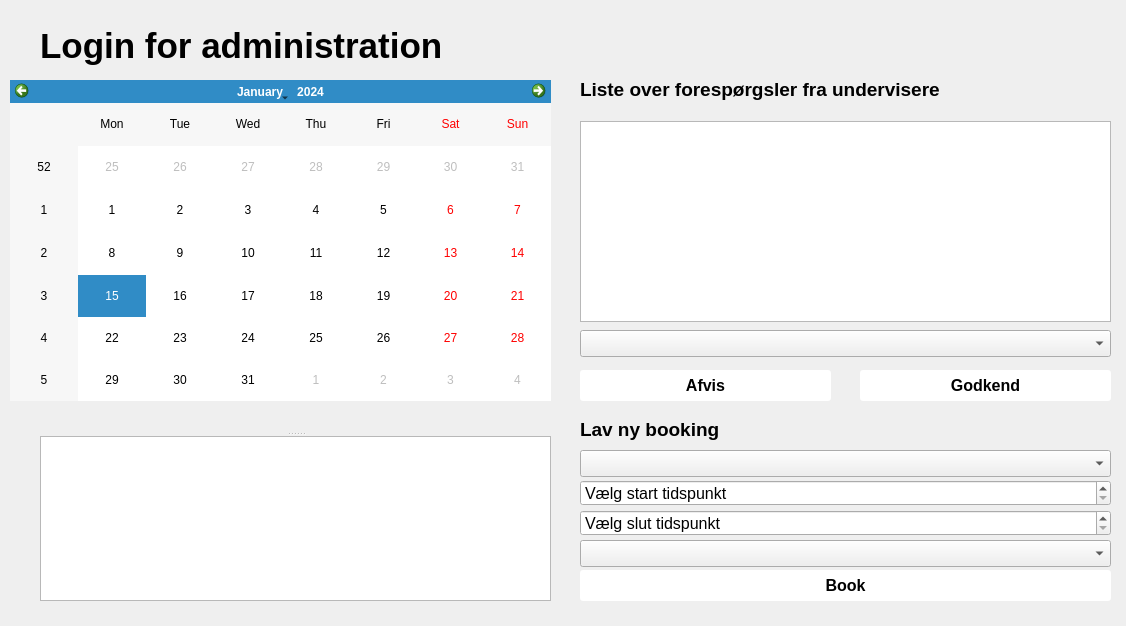
<?xml version="1.0" encoding="UTF-8"?>
<ui version="4.0">
 <class>Form</class>
 <widget class="QWidget" name="Form">
  <property name="geometry">
   <rect>
    <x>0</x>
    <y>0</y>
    <width>1126</width>
    <height>626</height>
   </rect>
  </property>
  <property name="windowTitle">
   <string>Form</string>
  </property>
  <widget class="QTimeEdit" name="tidstart">
   <property name="geometry">
    <rect>
     <x>580</x>
     <y>480</y>
     <width>531</width>
     <height>26</height>
    </rect>
   </property>
   <property name="font">
    <font>
     <pointsize>12</pointsize>
    </font>
   </property>
   <property name="specialValueText">
    <string>Vælg start tidspunkt</string>
   </property>
  </widget>
  <widget class="QSplitter" name="splitter">
   <property name="geometry">
    <rect>
     <x>40</x>
     <y>410</y>
     <width>511</width>
     <height>191</height>
    </rect>
   </property>
   <property name="orientation">
    <enum>Qt::Vertical</enum>
   </property>
   <widget class="QLabel" name="datoValg">
    <property name="font">
     <font>
      <pointsize>14</pointsize>
      <bold>true</bold>
     </font>
    </property>
    <property name="text">
     <string/>
    </property>
   </widget>
   <widget class="QListWidget" name="listSkema">
    <property name="font">
     <font>
      <pointsize>11</pointsize>
     </font>
    </property>
   </widget>
  </widget>
  <widget class="QPushButton" name="godkendBooking">
   <property name="geometry">
    <rect>
     <x>860</x>
     <y>370</y>
     <width>251</width>
     <height>31</height>
    </rect>
   </property>
   <property name="font">
    <font>
     <pointsize>12</pointsize>
     <bold>true</bold>
    </font>
   </property>
   <property name="mouseTracking">
    <bool>true</bool>
   </property>
   <property name="styleSheet">
    <string notr="true">QPushButton {
background-color: rgb(255, 255, 255);
border-radius:3px;
}

QPushButton:hover {
background-color: rgb(250, 250, 250);
}</string>
   </property>
   <property name="text">
    <string>Godkend</string>
   </property>
  </widget>
  <widget class="QTimeEdit" name="tidslut">
   <property name="geometry">
    <rect>
     <x>580</x>
     <y>510</y>
     <width>531</width>
     <height>26</height>
    </rect>
   </property>
   <property name="font">
    <font>
     <pointsize>12</pointsize>
    </font>
   </property>
   <property name="specialValueText">
    <string>Vælg slut tidspunkt</string>
   </property>
  </widget>
  <widget class="QComboBox" name="kursusDropdown">
   <property name="geometry">
    <rect>
     <x>580</x>
     <y>540</y>
     <width>531</width>
     <height>27</height>
    </rect>
   </property>
   <property name="font">
    <font>
     <pointsize>12</pointsize>
    </font>
   </property>
   <property name="autoFillBackground">
    <bool>false</bool>
   </property>
   <property name="styleSheet">
    <string notr="true"/>
   </property>
   <property name="currentText">
    <string/>
   </property>
   <property name="placeholderText">
    <string>Vælg kursus</string>
   </property>
   <item>
    <property name="text">
     <string>Systemudvikling - Theo exercise</string>
    </property>
   </item>
   <item>
    <property name="text">
     <string>Systemudvikling - Lecture</string>
    </property>
   </item>
   <item>
    <property name="text">
     <string>Sygedomslære - Forelæsning</string>
    </property>
   </item>
   <item>
    <property name="text">
     <string>Sygedomslære - SAU</string>
    </property>
   </item>
   <item>
    <property name="text">
     <string>Sygedomslære - Café</string>
    </property>
   </item>
  </widget>
  <widget class="QComboBox" name="lokaleDropdown">
   <property name="geometry">
    <rect>
     <x>580</x>
     <y>330</y>
     <width>531</width>
     <height>27</height>
    </rect>
   </property>
   <property name="font">
    <font>
     <pointsize>12</pointsize>
    </font>
   </property>
   <property name="autoFillBackground">
    <bool>false</bool>
   </property>
   <property name="styleSheet">
    <string notr="true"/>
   </property>
   <property name="currentText">
    <string/>
   </property>
   <property name="placeholderText">
    <string>Vælg lokale</string>
   </property>
   <item>
    <property name="text">
     <string>Und.lokale - A102, HCØ</string>
    </property>
   </item>
   <item>
    <property name="text">
     <string>Und.lokale - A105, HCØ</string>
    </property>
   </item>
   <item>
    <property name="text">
     <string>Aud. - Lille UP1, DIKU</string>
    </property>
   </item>
   <item>
    <property name="text">
     <string>Aud. - Niels K. Jerne, Panum</string>
    </property>
   </item>
   <item>
    <property name="text">
     <string>Und.lokale - 13.1.83, Panum</string>
    </property>
   </item>
  </widget>
  <widget class="QCalendarWidget" name="kalenderSekretar">
   <property name="geometry">
    <rect>
     <x>10</x>
     <y>80</y>
     <width>541</width>
     <height>321</height>
    </rect>
   </property>
  </widget>
  <widget class="QLabel" name="datovalg_2">
   <property name="geometry">
    <rect>
     <x>40</x>
     <y>20</y>
     <width>701</width>
     <height>51</height>
    </rect>
   </property>
   <property name="font">
    <font>
     <pointsize>26</pointsize>
     <bold>true</bold>
    </font>
   </property>
   <property name="text">
    <string>Login for administration</string>
   </property>
  </widget>
  <widget class="QPushButton" name="bookLokale">
   <property name="geometry">
    <rect>
     <x>580</x>
     <y>570</y>
     <width>531</width>
     <height>31</height>
    </rect>
   </property>
   <property name="font">
    <font>
     <pointsize>12</pointsize>
     <bold>true</bold>
    </font>
   </property>
   <property name="mouseTracking">
    <bool>true</bool>
   </property>
   <property name="styleSheet">
    <string notr="true">QPushButton {
background-color: rgb(255, 255, 255);
border-radius:3px;
}

QPushButton:hover {
background-color: rgb(250, 250, 250);
}</string>
   </property>
   <property name="text">
    <string>Book</string>
   </property>
  </widget>
  <widget class="QLabel" name="datoValgS_2">
   <property name="geometry">
    <rect>
     <x>580</x>
     <y>64</y>
     <width>451</width>
     <height>51</height>
    </rect>
   </property>
   <property name="font">
    <font>
     <pointsize>14</pointsize>
     <bold>true</bold>
    </font>
   </property>
   <property name="text">
    <string>Liste over forespørgsler fra undervisere</string>
   </property>
  </widget>
  <widget class="QListWidget" name="listRequest">
   <property name="geometry">
    <rect>
     <x>580</x>
     <y>121</y>
     <width>531</width>
     <height>201</height>
    </rect>
   </property>
   <property name="font">
    <font>
     <pointsize>11</pointsize>
    </font>
   </property>
  </widget>
  <widget class="QPushButton" name="afvisBooking">
   <property name="geometry">
    <rect>
     <x>580</x>
     <y>370</y>
     <width>251</width>
     <height>31</height>
    </rect>
   </property>
   <property name="font">
    <font>
     <pointsize>12</pointsize>
     <bold>true</bold>
    </font>
   </property>
   <property name="mouseTracking">
    <bool>true</bool>
   </property>
   <property name="styleSheet">
    <string notr="true">QPushButton {
background-color: rgb(255, 255, 255);
border-radius:3px;
}

QPushButton:hover {
background-color: rgb(250, 250, 250);
}</string>
   </property>
   <property name="text">
    <string>Afvis</string>
   </property>
  </widget>
  <widget class="QComboBox" name="lokaleDropdownNyBooking">
   <property name="geometry">
    <rect>
     <x>580</x>
     <y>450</y>
     <width>531</width>
     <height>27</height>
    </rect>
   </property>
   <property name="font">
    <font>
     <pointsize>12</pointsize>
    </font>
   </property>
   <property name="autoFillBackground">
    <bool>false</bool>
   </property>
   <property name="styleSheet">
    <string notr="true"/>
   </property>
   <property name="currentText">
    <string/>
   </property>
   <property name="placeholderText">
    <string>Vælg lokale</string>
   </property>
   <item>
    <property name="text">
     <string>Und.lokale - A102, HCØ</string>
    </property>
   </item>
   <item>
    <property name="text">
     <string>Und.lokale - A105, HCØ</string>
    </property>
   </item>
   <item>
    <property name="text">
     <string>Aud. - Lille UP1, DIKU</string>
    </property>
   </item>
   <item>
    <property name="text">
     <string>Aud. - Niels K. Jerne, Panum</string>
    </property>
   </item>
   <item>
    <property name="text">
     <string>Und.lokale - 13.1.83, Panum</string>
    </property>
   </item>
  </widget>
  <widget class="QLabel" name="datoValgS_3">
   <property name="geometry">
    <rect>
     <x>580</x>
     <y>410</y>
     <width>511</width>
     <height>38</height>
    </rect>
   </property>
   <property name="font">
    <font>
     <pointsize>14</pointsize>
     <bold>true</bold>
    </font>
   </property>
   <property name="text">
    <string>Lav ny booking</string>
   </property>
  </widget>
 </widget>
 <resources/>
 <connections/>
</ui>
